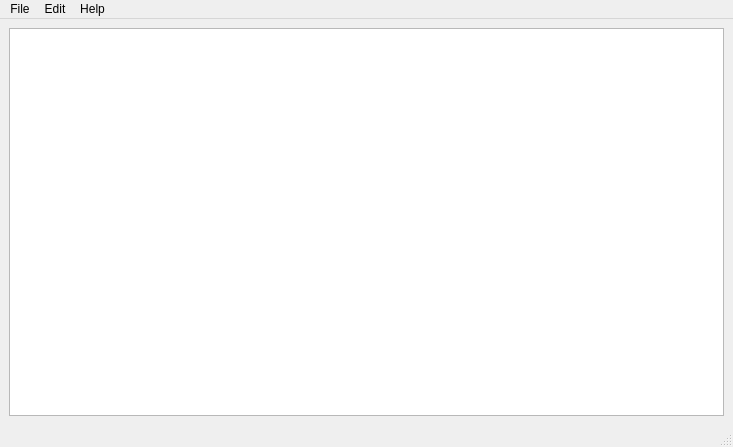
<?xml version="1.0" encoding="UTF-8"?>
<ui version="4.0">
 <class>MainWindow</class>
 <widget class="QMainWindow" name="MainWindow">
  <property name="geometry">
   <rect>
    <x>0</x>
    <y>0</y>
    <width>733</width>
    <height>447</height>
   </rect>
  </property>
  <property name="windowTitle">
   <string>MainWindow</string>
  </property>
  <widget class="QWidget" name="centralwidget">
   <layout class="QHBoxLayout" name="horizontalLayout">
    <item>
     <widget class="QTextEdit" name="textEdit"/>
    </item>
   </layout>
  </widget>
  <widget class="QMenuBar" name="menubar">
   <property name="geometry">
    <rect>
     <x>0</x>
     <y>0</y>
     <width>733</width>
     <height>21</height>
    </rect>
   </property>
   <widget class="QMenu" name="menuFile">
    <property name="title">
     <string>File</string>
    </property>
    <addaction name="actionQuit"/>
   </widget>
   <widget class="QMenu" name="menuEdit">
    <property name="title">
     <string>Edit</string>
    </property>
    <addaction name="actionCopy"/>
    <addaction name="actionCut"/>
    <addaction name="actionPaste"/>
    <addaction name="actionUndo"/>
    <addaction name="actionRedo"/>
   </widget>
   <widget class="QMenu" name="menuHelp">
    <property name="title">
     <string>Help</string>
    </property>
    <addaction name="actionAbout"/>
    <addaction name="actionAbout_Qt"/>
   </widget>
   <addaction name="menuFile"/>
   <addaction name="menuEdit"/>
   <addaction name="menuHelp"/>
  </widget>
  <widget class="QStatusBar" name="statusbar"/>
  <action name="actionQuit">
   <property name="icon">
    <iconset resource="resource.qrc">
     <normaloff>:/images/quitIcon.png</normaloff>:/images/quitIcon.png</iconset>
   </property>
   <property name="text">
    <string>Quit</string>
   </property>
  </action>
  <action name="actionCopy">
   <property name="icon">
    <iconset resource="resource.qrc">
     <normaloff>:/images/copyIcon.png</normaloff>:/images/copyIcon.png</iconset>
   </property>
   <property name="text">
    <string>Copy</string>
   </property>
  </action>
  <action name="actionCut">
   <property name="icon">
    <iconset resource="resource.qrc">
     <normaloff>:/images/cutIcon.png</normaloff>:/images/cutIcon.png</iconset>
   </property>
   <property name="text">
    <string>Cut</string>
   </property>
  </action>
  <action name="actionPaste">
   <property name="icon">
    <iconset resource="resource.qrc">
     <normaloff>:/images/pasteIcon.png</normaloff>:/images/pasteIcon.png</iconset>
   </property>
   <property name="text">
    <string>Paste</string>
   </property>
  </action>
  <action name="actionUndo">
   <property name="icon">
    <iconset resource="resource.qrc">
     <normaloff>:/images/undoIcon.png</normaloff>:/images/undoIcon.png</iconset>
   </property>
   <property name="text">
    <string>Undo</string>
   </property>
  </action>
  <action name="actionRedo">
   <property name="icon">
    <iconset resource="resource.qrc">
     <normaloff>:/images/redoIcon.png</normaloff>:/images/redoIcon.png</iconset>
   </property>
   <property name="text">
    <string>Redo</string>
   </property>
  </action>
  <action name="actionAbout">
   <property name="icon">
    <iconset resource="resource.qrc">
     <normaloff>:/images/aboutIcon.png</normaloff>:/images/aboutIcon.png</iconset>
   </property>
   <property name="text">
    <string>About</string>
   </property>
  </action>
  <action name="actionAbout_Qt">
   <property name="icon">
    <iconset resource="resource.qrc">
     <normaloff>:/images/aboutQt.png</normaloff>:/images/aboutQt.png</iconset>
   </property>
   <property name="text">
    <string>About Qt</string>
   </property>
  </action>
 </widget>
 <resources>
  <include location="resource.qrc"/>
 </resources>
 <connections/>
</ui>
